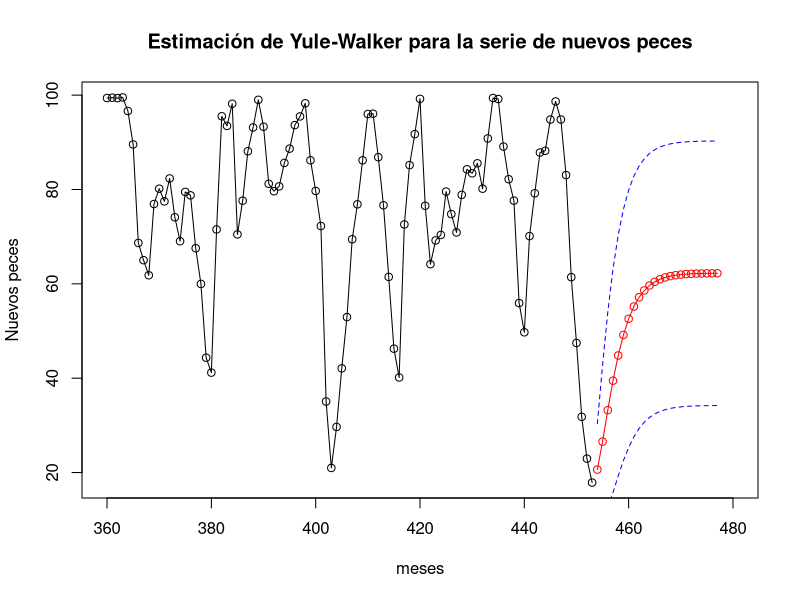
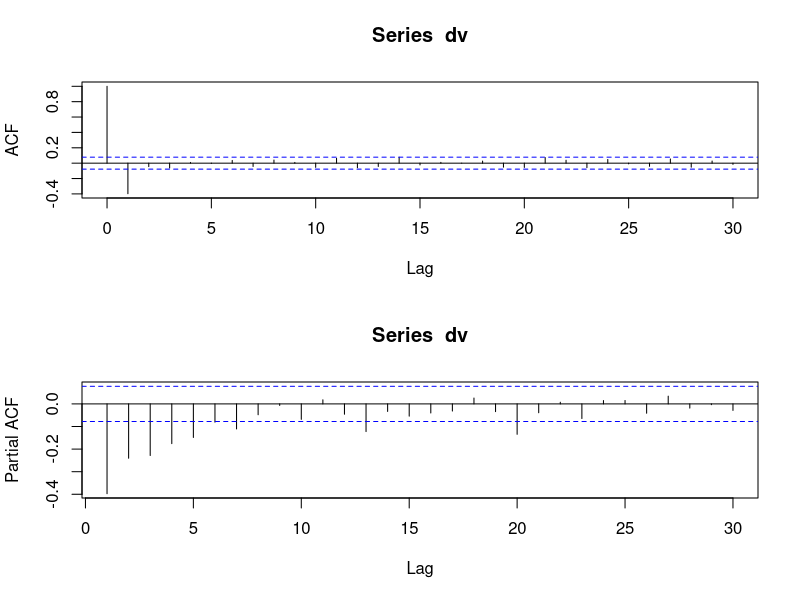
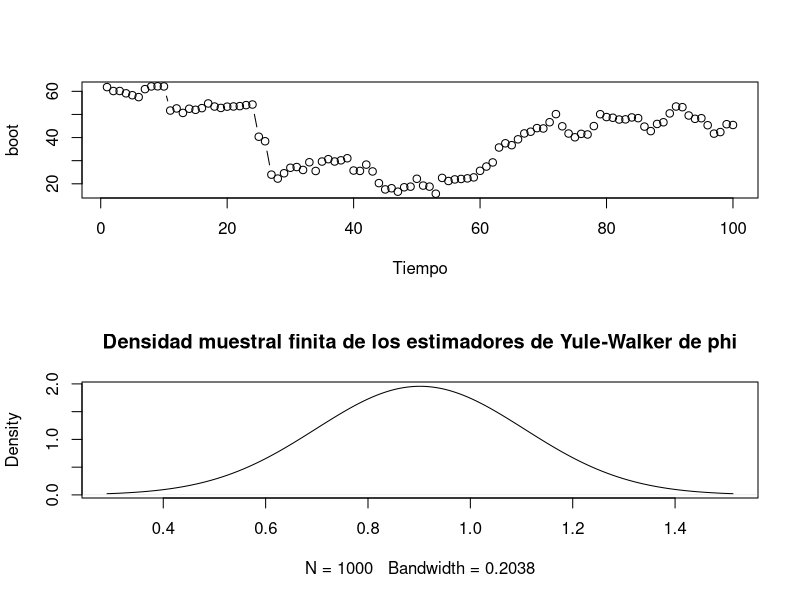
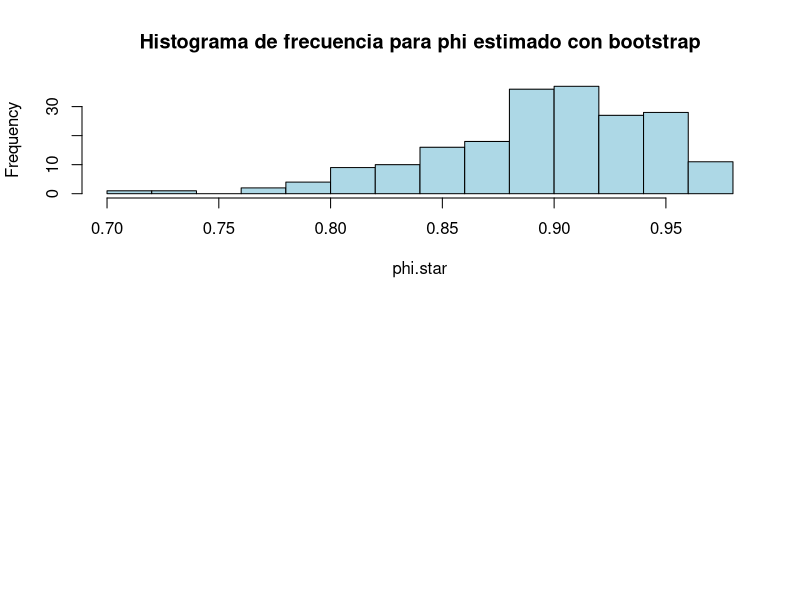

Source code (R) for these figures, in order:
## ---- chunk 1
rec=scan("data/recruit.txt")
rec.yw=ar.yw(rec, order=2)
# -----------------------------------------
rec.pr=predict(rec.yw, n.ahead=24) 
U=rec.pr$pred+rec.pr$se 
L=rec.pr$pred-rec.pr$se 
meses=360:453 
plot(meses,rec[meses], type="o", xlim=c(360,480),ylab="Nuevos peces", main="Estimación de Yule-Walker para la serie de nuevos peces")
lines(rec.pr$pred, col="red",type="o") 
lines(U, col="blue",lty="dashed")
lines(L, col="blue",lty="dashed")
## ---- chunk 2
rec.mle=ar.mle(rec,order=2)
rec.mle
## ---- chunk 3
varva=scan("data/varve.txt")
dv=log(varva[2:634]/varva[1:633]);
par(mfrow=c(2,1))
acf(dv,30) 
pacf(dv,30)
## ---- chunk 4
boot=scan("data/ar1boot.txt")
plot(boot,type="b",xlab="Tiempo")
## ---- chunk 5
m=mean(boot)
m
fit=ar.yw(boot,order=1)
fit
phi=fit$ar
## ---- chunk 6
# Densidad del estimador de Yule-Walker de phi
phi.est=0
x.sim=boot[1]
wt=rexp(100,1/2)
for (i in 1:1000)
  {
  for (j in 2:100)
  {x.sim[j]=50+0.95*(x.sim[j-1]-50)+wt[j]}
  fit.est=ar.yw(x.sim,order=1)
  phi.est[i]=fit.est$ar}

plot(density(phi.est),main="Densidad muestral finita de los estimadores de Yule-Walker de phi")
## ---- chunk 7
# Booststrap

nboot=200
resids=fit$resid
resids=resids[2:100]
boot.star=boot
phi.star=matrix(0,nboot,1)
for (i in 1:nboot){
  resid.star=sample(resids,replace=TRUE)
  for (t in 1:99){
    boot.star[t+1]=boot+phi*(boot.star[t]-boot)+resid.star[t]
  }
  phi.star[i]=ar.yw(boot.star,order=1)$ar
}
# Histograma
hist(phi.star,breaks=15,col = "lightblue",
main="Histograma de frecuencia para phi estimado con bootstrap")

